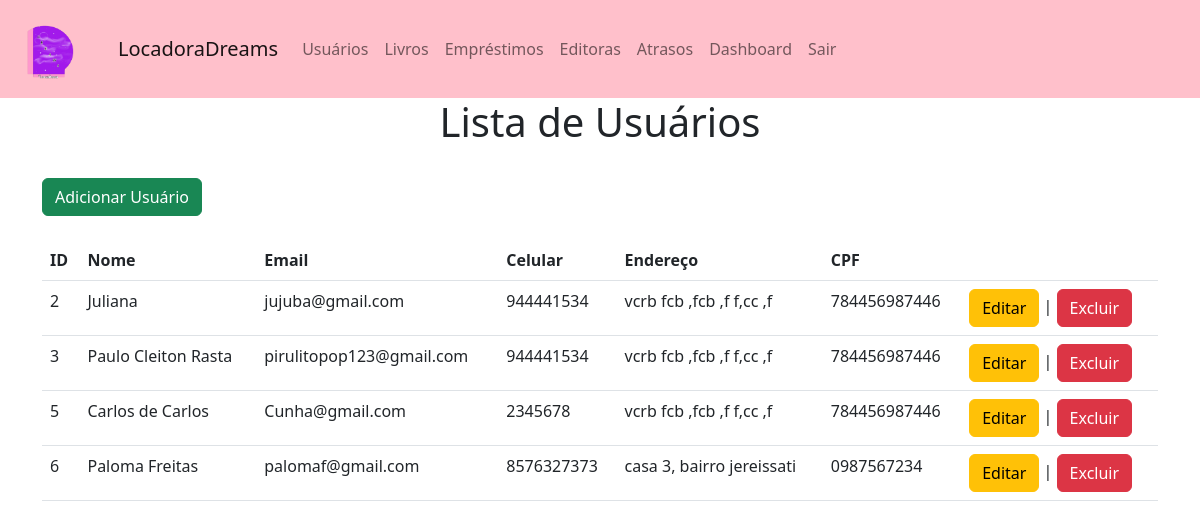
The page /Juliana3A/usuarios.php (signed in) on the database as committed earlier.
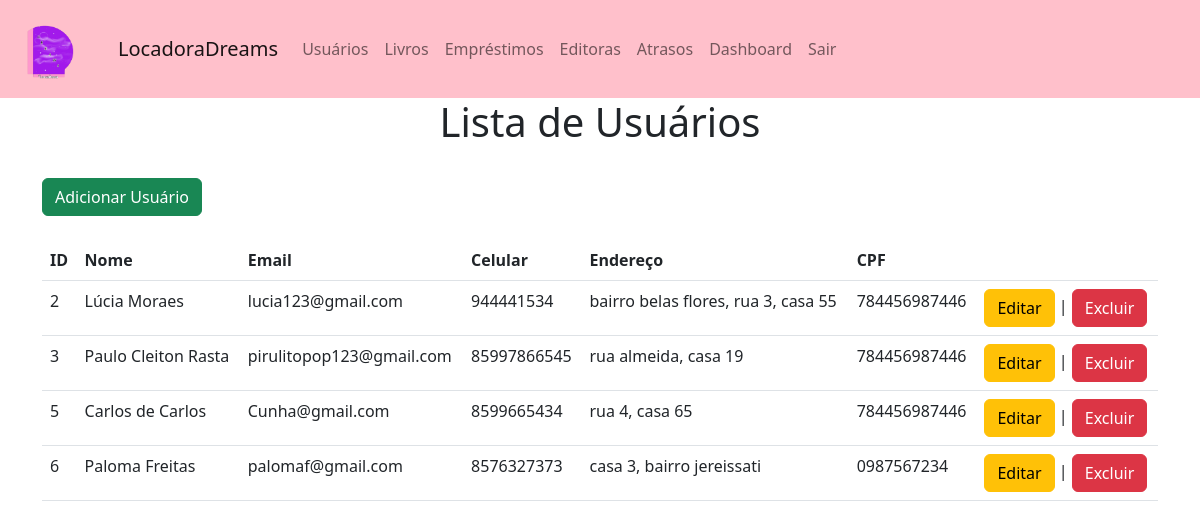
The same page on the database as committed later.
### tables this page shows
CREATE TABLE `usuarios` (
  `id` int(11) NOT NULL,
  `nome` text NOT NULL,
  `email` text NOT NULL,
  `celular` text NOT NULL,
  `endereco` text NOT NULL,
  `cpf` text NOT NULL
);

### Juliana3A/usuarios.php (the view, shortened to what this page needs)
<!DOCTYPE html>
<html lang="en">
<head>
	<link rel="stylesheet" href="css/bootstrap.min.css">
</head>
<body>
<nav class="navbar navbar-expand-lg "  style="background-color: #ffc0cb;">
		<a class="navbar-brand" href="#">
      		<img src="logotipo.png" alt="Bootstrap" width="90" height="72">
    	</a>
        <div class="container-fluid">
          <a class="navbar-brand" href="index.html">LocadoraDreams</a>
          <div class="collapse navbar-collapse" id="navbarNavAltMarkup">
            <div class="navbar-nav">
              <a class="nav-link" href="usuarios.php">Usuários</a>
			  <a class="nav-link" href="livros.php">Livros</a>
			  <a class="nav-link" href="emprestimo.php">Empréstimos</a>
			  <a class="nav-link" href="editora.php">Editoras</a>
			  <a class="nav-link" href="atrasos.php">Atrasos</a>
			  <a class="nav-link " href="dashboard.php" class="dashboard-button">Dashboard</a>
			  <a class="nav-link " href="logout.php">Sair</a>
            </div>
          </div>
        </div>
      </nav>
<div class="container">
<center><h1>Lista de Usuários</h1></center>
	  <br>
	  <a href="adicionar.php" type="button" class="btn btn-success">Adicionar Usuário</a><br><br>
	<table class="table">
		<tr>
			<th>ID</th>
			<th>Nome</th>
			<th>Email</th>
			<th>Celular</th>
			<th>Endereço</th>
			<th>CPF</th>
			<th></th>
		</tr>
		<?php
			include 'conexao.php';
			$sql = "SELECT * FROM usuarios";
			$result = mysqli_query($conn, $sql);
			if (mysqli_num_rows($result) > 0) {
				while ($row = mysqli_fetch_assoc($result)) {
					echo "<tr>";
					echo "<td>".$row["id"]."</td>";
					echo "<td>".$row["nome"]."</td>";
					echo "<td>".$row["email"]."</td>";
					echo "<td>".$row["celular"]."</td>";
					echo "<td>".$row["endereco"]."</td>";
					echo "<td>".$row["cpf"]."</td>";
					echo "<td><a href='editar.php?id=".$row["id"]."' class='btn btn-warning'>Editar</a> | <a href='excluir.php?id=".$row["id"]."' class='btn btn-danger'>Excluir</a></td>";
					echo "</tr>";
				}
			} else {
				echo "<tr><td colspan='4'>Nenhum usuário encontrado.</td></tr>";
			}
		?>
	</table>
	</div>
</body>
</html>

Rows that differ between the two databases and show on the page:
changed usuarios id 2: nome "Juliana" → "Lúcia Moraes"; email "jujuba@gmail.com" → "lucia123@gmail.com"; endereco "vcrb fcb ,fcb ,f f,cc ,f" → "bairro belas flores, rua 3, casa 55"
changed usuarios "Paulo Cleiton Rasta": celular "944441534" → "85997866545"; endereco "vcrb fcb ,fcb ,f f,cc ,f" → "rua almeida, casa 19"
changed usuarios "Carlos de Carlos": celular "2345678" → "8599665434"; endereco "vcrb fcb ,fcb ,f f,cc ,f" → "rua 4, casa 65"
